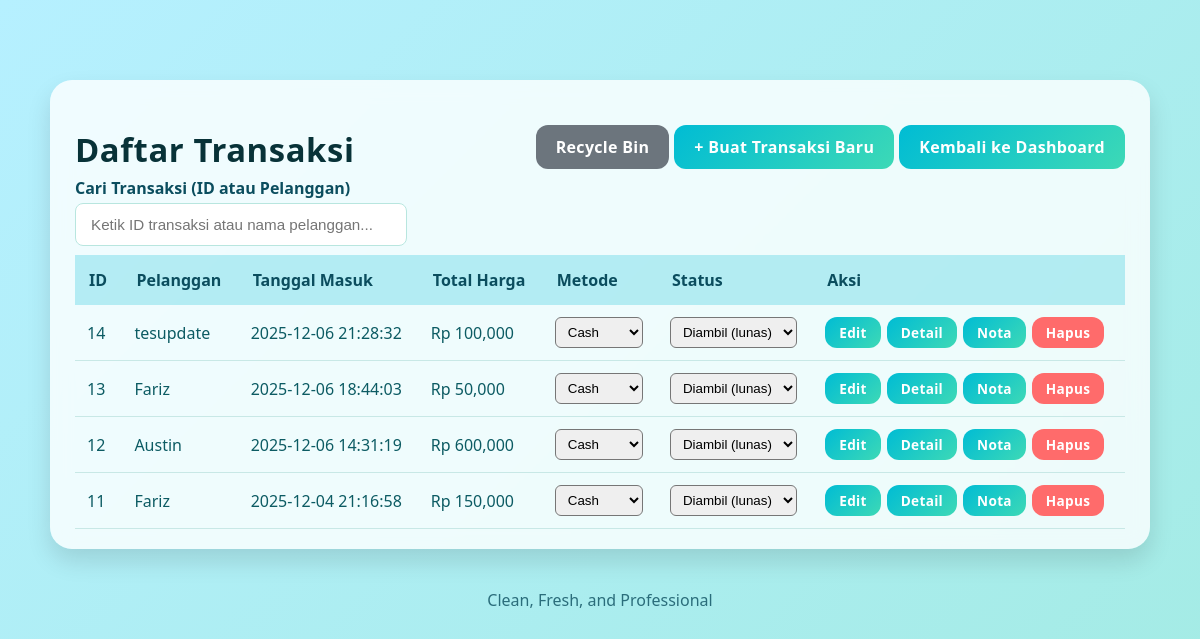
The app's page /app/Controllers/TransaksiController.php?aksi=index, older data.
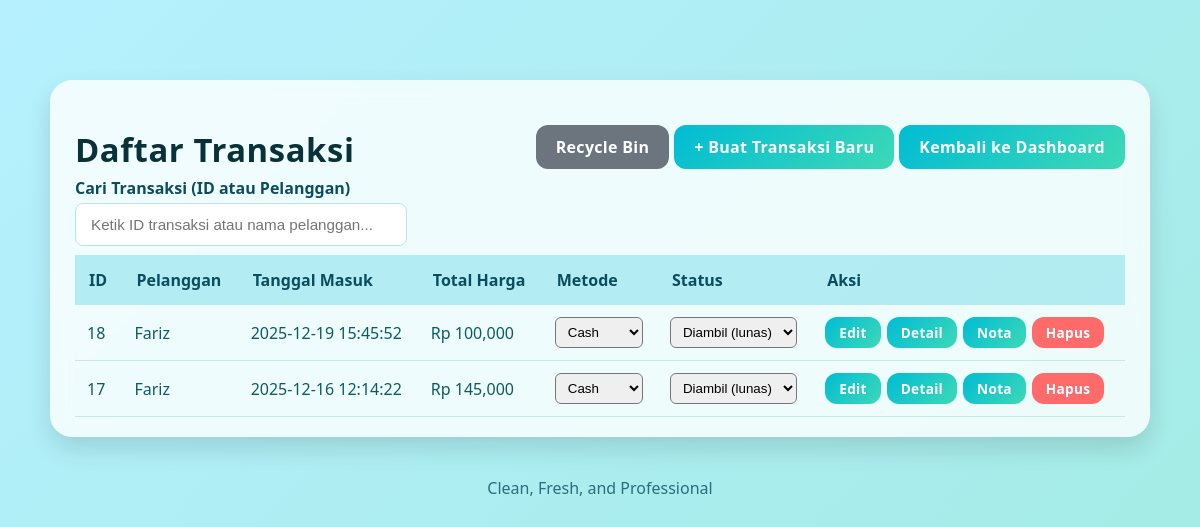
The same page, newer data.
### tables this page shows
CREATE TABLE `transaksi` (
  `id_transaksi` int(11) NOT NULL,
  `id_pelanggan` int(11) DEFAULT NULL,
  `id_pegawai` varchar(20) DEFAULT NULL,
  `tanggal_masuk` datetime DEFAULT NULL,
  `tanggal_selesai` datetime DEFAULT NULL,
  `status` varchar(50) DEFAULT 'Belum Lunas',
  `total_harga` decimal(10,2) DEFAULT 0.00,
  `metode_pembayaran` enum('Cash','Transfer','QRIS') DEFAULT 'Cash',
  `deleted_at` datetime DEFAULT NULL
);

CREATE TABLE `pelanggan` (
  `id_pelanggan` int(11) NOT NULL,
  `nama` varchar(100) NOT NULL,
  `no_hp` varchar(20) DEFAULT NULL,
  `alamat` text DEFAULT NULL,
  `deleted_at` datetime DEFAULT NULL
);

### core/Controller.php (called while the page is built, shortened)
<?php
class Controller {
    public function model($model) {
        return new $model;
    }
    public function view($path, $data = []) {
        extract($data);
        $viewFile = __DIR__ . "/../app/Views/$path.php";
        require_once $viewFile;
    }
}

### config/koneksi.php (called while the page is built, shortened)
<?php
class Database {
    private static $instance = null;
    public static function connect() {
        if (self::$instance === null) {
            try {
                self::$instance = new PDO(
                    "mysql:host=" . DB_HOST . ";dbname=" . DB_NAME . ";charset=utf8mb4",
                    DB_USER,
                    DB_PASS,
                    [
                        PDO::ATTR_ERRMODE => PDO::ERRMODE_EXCEPTION,
                        PDO::ATTR_DEFAULT_FETCH_MODE => PDO::FETCH_ASSOC,
                        PDO::ATTR_EMULATE_PREPARES => false
                    ]
                );
            } catch (PDOException $e) {
                die("Database Connection Error: " . $e->getMessage());
            }
        }
        return self::$instance;
    }
}

### core/Model.php (called while the page is built, shortened)
<?php
require_once __DIR__ . '/../config/koneksi.php';
require_once __DIR__ . '/QueryBuilder.php';
class Model {
    protected $db;
    protected $table;
    public function __construct() {
        $this->db = Database::connect();
    }
    protected function getQueryBuilder($table = null, $pk = 'id') {
        return new QueryBuilder($this->db, $table ?? $this->table, $pk);
    }
}

### core/QueryBuilder.php (called while the page is built, shortened)
<?php
class QueryBuilder {
    protected $pdo;
    public function __construct($pdo = null, $table = null, $pk = 'id') {
        $this->pdo = $pdo ?? $GLOBALS['db'] ?? null;
    }
    public function raw($sql, $params = []) {
        $stmt = $this->pdo->prepare($sql);
        $stmt->execute($params);
        return $stmt->fetchAll();
    }
}
?>

### app/Models/Transaksi.php (called while the page is built, shortened)
<?php
require_once __DIR__ . '/../../core/Model.php';
class Transaksi extends Model {
    protected $table = 'transaksi';
    protected $primaryKey = 'id_transaksi';
    public function getAll() {
        $qb = $this->getQueryBuilder($this->table, $this->primaryKey);
        return $qb->raw(
            "SELECT t.*, p.nama as nama_pelanggan, p.no_hp as no_hp
            FROM {$this->table} t
            LEFT JOIN pelanggan p ON t.id_pelanggan = p.id_pelanggan
            WHERE t.deleted_at IS NULL
            ORDER BY t.tanggal_masuk DESC"
        );
    }
}

### app/Views/transaksi/index.php (the view, shortened to what the changed rows need)
<!DOCTYPE html>
<html lang="id">
<head>
<link rel="stylesheet" href="/bellaundry/public/assets/css/style.css">
</head>
<body>
<div class="container-crud">
    <div class="card-crud">
        <div style="display:flex; justify-content:space-between; align-items:center; margin-bottom:5px;">
            <h2 class="card-title">Daftar Transaksi</h2>
        </div>
        <table class="table-crud" id="tabelTransaksi" style="margin-top: 9px;">
            <tr>
                <th>ID</th>
                <th>Pelanggan</th>
                <th>Tanggal Masuk</th>
                <th>Total Harga</th>
                <th>Metode</th>
                <th>Status</th>
                <th>Aksi</th>
            </tr>
            <?php
            if (!empty($transaksi)):
              foreach ($transaksi as $row): ?>
              <tr class="row-transaksi" data-id="<?= $row['id_transaksi'] ?>" data-nama="<?= strtolower($row['nama_pelanggan'] ?? '') ?>">
                <td><?= htmlspecialchars($row['id_transaksi']) ?></td>
                <td><?= htmlspecialchars($row['nama_pelanggan'] ?? 'N/A') ?></td>
                <td><?= htmlspecialchars($row['tanggal_masuk']) ?></td>
                <td>Rp <?= number_format($row['total_harga'] ?? 0, 0) ?></td>
                <td>
                  <form method="post" action="/bellaundry/app/Controllers/TransaksiController.php?aksi=update" style="display:inline;">
                    <select name="metode_pembayaran" onchange="this.form.submit()" style="padding:6px 8px; border-radius:6px;">
                      <option value="Cash" <?= (strtolower($row['metode_pembayaran'] ?? '') === 'cash') ? 'selected' : '' ?>>Cash</option>
                    </select>
                  </form>
                </td>
                <td>
                  <form method="post" action="/bellaundry/app/Controllers/TransaksiController.php?aksi=update" style="display:inline;">
                    <select name="status" onchange="this.form.submit()" style="padding:6px 8px; border-radius:6px;">
                      <option value="Diambil (lunas)" <?= ($row['status'] ?? '') === 'Diambil (lunas)' ? 'selected' : '' ?>>Diambil (lunas)</option>
                    </select>
                  </form>
                </td>
                <td>
                  <div style="display:flex; gap:6px;">
                    <a href="/bellaundry/app/Controllers/TransaksiController.php?aksi=edit&id_transaksi=<?= $row['id_transaksi'] ?>" class="btn-gradient" style="padding:6px 14px; font-size:0.85rem;">Edit</a>
                    <a href="/bellaundry/app/Controllers/TransaksiController.php?aksi=detail&id_transaksi=<?= $row['id_transaksi'] ?>" class="btn-gradient" style="padding:6px 14px; font-size:0.85rem;">Detail</a>
                    <a href="/bellaundry/app/Controllers/TransaksiController.php?aksi=nota&id_transaksi=<?= $row['id_transaksi'] ?>" class="btn-gradient" style="padding:6px 14px; font-size:0.85rem;">Nota</a>
                    <a href="/bellaundry/app/Controllers/TransaksiController.php?aksi=delete&id=<?= $row['id_transaksi'] ?>" onclick="return confirm('Yakin ingin hapus?')" class="btn-gradient" style="background:#ff6b6b; padding:6px 14px; font-size:0.85rem;">Hapus</a>
                  </div>
                </td>
              </tr>
            <?php endforeach;
            else: ?>
              <tr>
                <td colspan="7" style="text-align:center; padding:20px; color:#999;">Tidak ada data transaksi</td>
              </tr>
            <?php endif; ?>
        </table>
    </div>
</div>
</body>
</html>

Row changes from the older to the newer data that the page shows:
removed transaksi: id_transaksi "14", id_pelanggan.nama "tesupdate", tanggal_masuk "2025-12-06 21:28:32", total_harga "100,000", status "Diambil (lunas)"
removed transaksi: id_transaksi "13", id_pelanggan.nama "Fariz", tanggal_masuk "2025-12-06 18:44:03", total_harga "50,000", status "Diambil (lunas)"
removed transaksi: id_transaksi "12", id_pelanggan.nama "Austin", tanggal_masuk "2025-12-06 14:31:19", total_harga "600,000", status "Diambil (lunas)"
removed transaksi: id_transaksi "11", id_pelanggan.nama "Fariz", tanggal_masuk "2025-12-04 21:16:58", total_harga "150,000", status "Diambil (lunas)"
added transaksi: id_transaksi "18", id_pelanggan.nama "Fariz", tanggal_masuk "2025-12-19 15:45:52", total_harga "100,000", status "Diambil (lunas)"
added transaksi: id_transaksi "17", id_pelanggan.nama "Fariz", tanggal_masuk "2025-12-16 12:14:22", total_harga "145,000", status "Diambil (lunas)"
